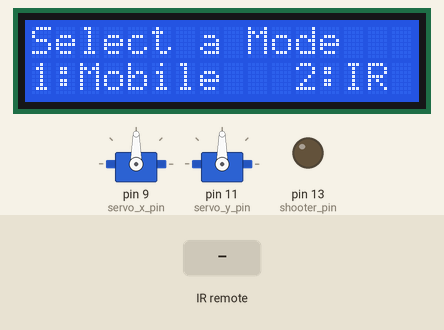
Bench run of a sketch on a simulated Arduino Uno, built with avr-gcc and run on an emulated ATmega328P. Parts: 2 × servo, 16×2 character LCD, output pins drawn as LEDs (lit = HIGH). Inputs (shaded band) come from the test bench. EEPROM starts erased.

Above: at 2.8 s.
2.9 s: infrared code 0xFF30CF received
At 3.4 s:
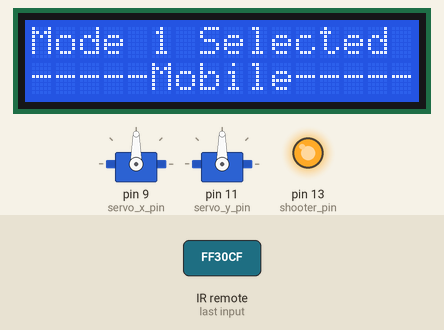
4.4 s: infrared code 0xFFA25D received
At 5.6 s:
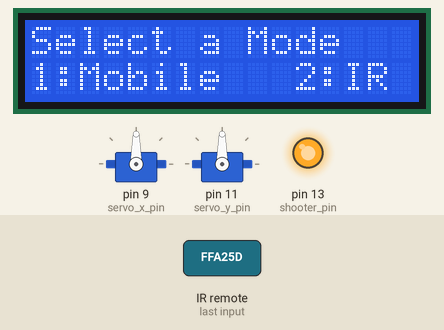
5.9 s: infrared code 0xFF18E7 received
At 6.9 s:
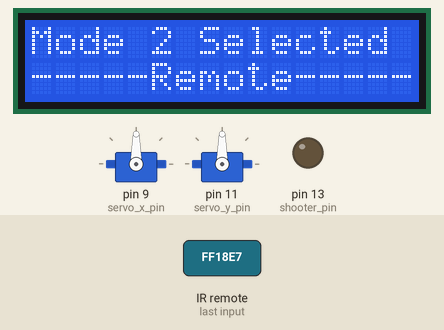
7.4 s: infrared code 0xFF4AB5 received
At 8.1 s:
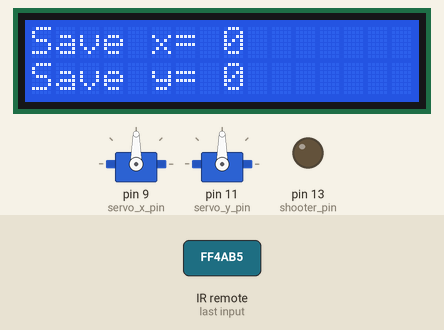
8.9 s: infrared code 0xFF02FD received
At 9.7 s:
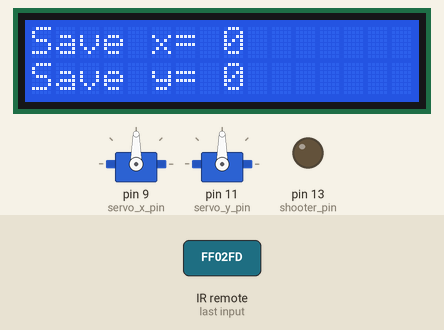
Timing chart, 0 to 11.4 s (numbered marks = the images above; inputs shaded):
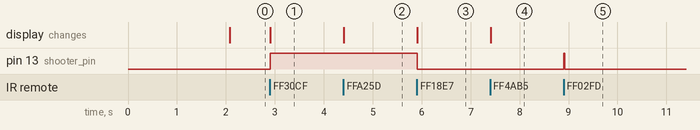

The sketch:

ir.ino
```cpp
//www.elegoo.com
//2016.12.12

#include "IRremote.h"
#include <Servo.h>
#include <math.h>
#include <EEPROM.h>
#include <LiquidCrystal.h>

LiquidCrystal lcd(3, 4, 5, 6, 7, 8);

Servo SX;
Servo SY;

const int receiver = 12; // Signal Pin of IR receiver to Arduino Digital Pin 6

const int servo_x_pin = 9;
const int servo_y_pin = 11;
const int shooter_pin = 13;

int remoteX = 0, remoteY = 0;
int savedX = 0, savedY = 0;
bool remoteShoot = false;
long previousRemote = 0;
const int maxShootDuration = 100;
int shootDuration;

int x_pixel = 0, y_pixel = 0, diameterPixels = 0;
float x_dist = 0, y_dist = 0; //mapping x_pixel in centimeters
double thetaX = 0;
double thetaY = 0;

double near = 325; //368.64639;//324;
double distance;
//const int distance = 75;
float ratio; // = distance / near;//0.20344699428; //cm per pixel
const int margin = 5;

int state = 0;
/*-----( Declare objects )-----*/
IRrecv irrecv(receiver); // create instance of 'irrecv'
decode_results results;  // create instance of 'decode_results'
int mode = -1;           // mode of operation

void setup()
{
  SX.attach(servo_x_pin);
  SY.attach(servo_y_pin);
  pinMode(shooter_pin, OUTPUT);
  irrecv.enableIRIn(); // Start the receiver
  lcd.begin(16, 2);
  Serial.begin(9600);
  savedX = byteToInt(EEPROM.read(0));
  savedY = byteToInt(EEPROM.read(1));
  lcd.clear();
  lcd.setCursor(0,0);
  lcd.print("Load x= ");
  lcd.print(savedX);
  lcd.setCursor(0,1);
  lcd.print("Load y= ");
  lcd.print(savedY);
  delay(2000);
  selectMode();
}

void loop()
{
  checkIR();
  bool valid;
  switch (mode)
  {
  case 1:
    //input new x, y
    valid = false;
    if (state == 0){
      x_pixel = readInteger(0, valid);
      if (!valid)
        return;
    }
    if (state == 1){
      y_pixel = readInteger(1, valid);
      if (!valid)
        return;
    }
    if (state == 2){
      diameterPixels = readInteger(2, valid);
      if (!valid)
        return;
    }
    if (state != 3) return;
    // Calculate distance
    ratio = 25.0f / diameterPixels;
    distance = ratio * near;
//    Serial.write((int)distance);
    // Translate to the center
    x_pixel -= 200;
    y_pixel -= 112;

    // actual distance in real life
    x_dist = x_pixel * ratio + remoteX;
    y_dist = y_pixel * ratio + remoteY;

    // calculating angle
    thetaX = 90 - atan2(x_dist, distance) * 180 / 3.14;
    thetaX = constrain(thetaX, 10, 170);

    thetaY = 90 - atan2(y_dist, distance) * 180 / 3.14;
    thetaY = constrain(thetaY, 10, 170);
    SX.write(thetaX);
    SY.write(thetaY);
    state = 0;
    break;
  case 2:
    remoteX = constrain(remoteX, -80, 80);
    remoteY = constrain(remoteY, -80, 80);
    SX.write(90 + remoteX);
    SY.write(90 + remoteY);
    if(remoteShoot) {
      digitalWrite(shooter_pin, HIGH);
    } else {

      digitalWrite(shooter_pin, LOW);
    }
    break;
  }

//  Serial.println(remoteX);
//  Serial.println(remoteY);
//  Serial.println(remoteShoot);

} /* --end main loop -- */

void selectMode()
{
  lcd.clear();
  lcd.setCursor(0,0);
  lcd.print("Select a Mode");
  lcd.setCursor(0,1);
  lcd.print("1:Mobile   2:IR");
  remoteX = remoteY = 0;
  remoteShoot = false;
  mode = -1;
  SX.write(90);
  SY.write(90);
  while (1)
  {
    if (irrecv.decode(&results))
    {
      previousRemote = results.value;
      switch (results.value)
      {
      case 0xFF30CF:
        lcd.clear();
        lcd.setCursor(0,0);
        lcd.print("Mode 1 Selected");
        lcd.setCursor(0,1);
        lcd.print("-----Mobile-----");
        mode = 1;
        remoteX = savedX;
        remoteY = savedY;
        while (!Serial){}      // wait for serial port to connect. Needed for native USB port only
        digitalWrite(shooter_pin, HIGH);
        break; // button: 1
      case 0xFF18E7:
        lcd.clear();
        lcd.setCursor(0,0);
        lcd.print("Mode 2 Selected");
        lcd.setCursor(0,1);
        lcd.print("-----Remote-----");
        mode = 2;
        break; // button: 2
      }
      irrecv.resume(); // receive the next value
    }
    if (mode != -1)
    {
      return;
    }
  }
}

int readInteger(byte type, bool &valid)
{
  byte l, r;
  int x;
  if (Serial.available() > 0)
  {
    r = Serial.read();
    if ((r >> 6) != type)
    {
      state = 0;
      Serial.write(126);
      valid = false;
      return 0;
    }
  }
  else{
    valid = true;
    return 0;
  }
  while (1)
  {
    if (Serial.available() > 0)
    {
      l = Serial.read();
      if ((l >> 6) != type)
      {
        state = 0;
        Serial.write(125);
        valid = false;
        return 0;
      }
      break;
    }
  }
  state++;
  l &= 0x3f;
  r &= 0x3f;
  x = l;
  x <<= 6;
  x += r;
  valid = true;
  return x;
}

int byteToInt(byte x) {
  int result = x;
  if(x & 128) {
    result |= 0xFF00;
  }
  return result;
}

void checkIR(){
  shootDuration++;
  if (irrecv.decode(&results)) // have we received an IR signal?
  {
    if (results.value != 0xFFFFFFFF) {
      previousRemote = results.value;
    }
    switch (previousRemote)
    {
    case 0xFFA25D: // button: Power
      selectMode();
      break;
    case 0xFF629D: // button: vol+
      remoteY += 1;
      break;
    case 0xFFA857: // button: vol-
      remoteY -= 1;
      break;
    case 0xFFC23D: // button: >>| Fast Forward
      remoteX -= 1;
      break;
    case 0xFF22DD: // button: |<< Fast Back
      remoteX += 1;
      break;
    case 0xFF02FD: // button: Play/Pause
      remoteShoot = true;
      shootDuration = 0;
      break;
    case 0xFF4AB5: // button: 8
      if (savedX != remoteX) {
        EEPROM.write(0, remoteX);
        savedX = remoteX;
        lcd.clear();
        lcd.setCursor(0,0);
        lcd.print("Save x= ");
        lcd.print(remoteX);
      }
      if (savedY != remoteY) {
        EEPROM.write(1, remoteY);
        savedY = remoteY;
        lcd.setCursor(0,1);
        lcd.print("                ");
        lcd.setCursor(0,1);
        lcd.print("Save y= ");
        lcd.print(remoteY);
      }
    break;
    }
    irrecv.resume(); // receive the next value
  }

  if(shootDuration >= maxShootDuration) {
    remoteShoot = false;
    shootDuration = 0;
  }
}
```

Measured:
- after the input at 2.9 s, pin 13 (shooter_pin): LOW → HIGH at once; the display: changes at once (image 1)
- after the input at 4.4 s, the display: changes at once (image 2)
- after the input at 5.9 s, pin 13 (shooter_pin): HIGH → LOW at once; the display: changes at once (image 3)
- after the input at 7.4 s, the display: changes at once (image 4)
- after the input at 8.9 s, pin 13 (shooter_pin): LOW → HIGH at once, → LOW 0.02 s later
